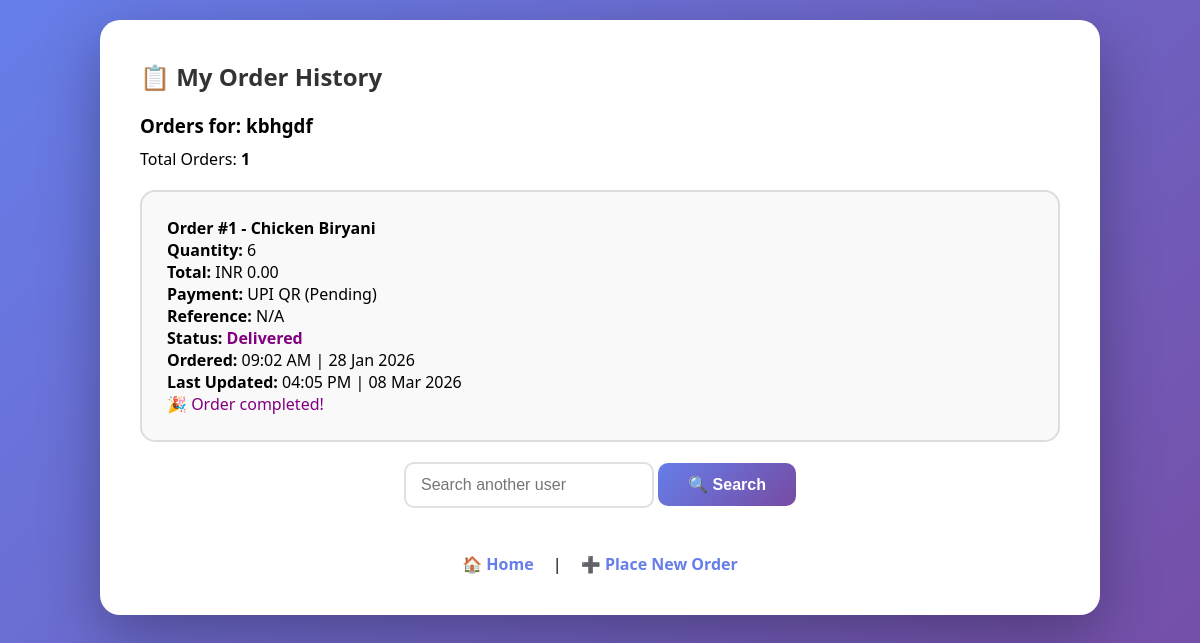
The page /my-orders?username=kbhgdf on the database as committed earlier.
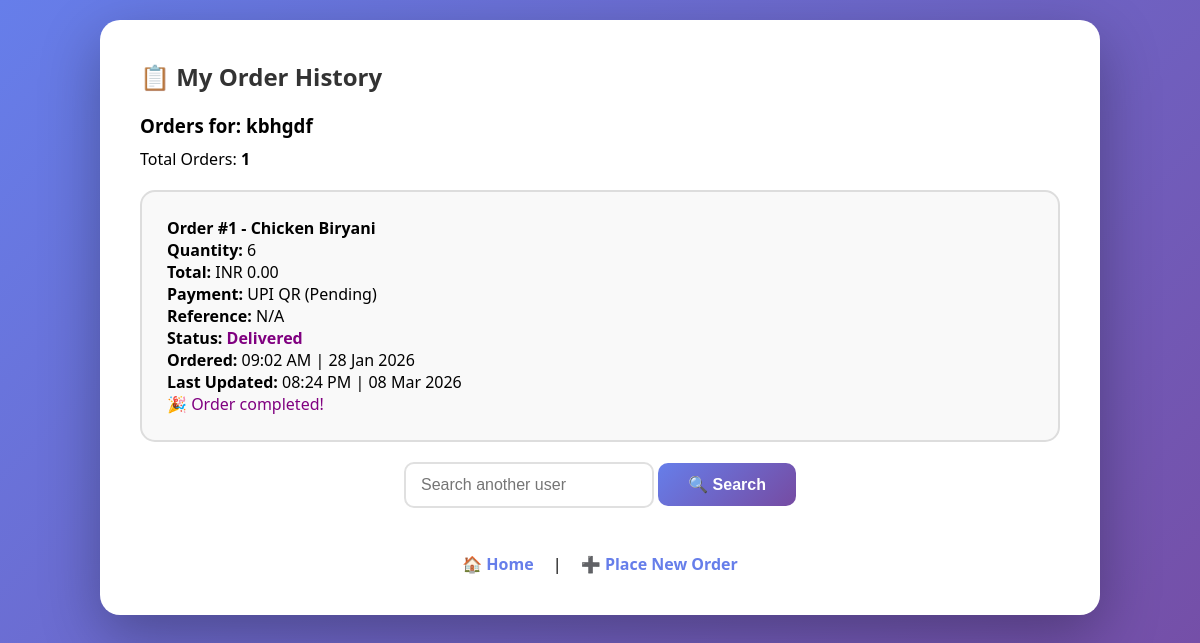
The same page on the database as committed later.
### tables this page shows
CREATE TABLE orders (
            id INTEGER PRIMARY KEY AUTOINCREMENT,
            username TEXT NOT NULL,
            menu TEXT NOT NULL,
            quantity INTEGER NOT NULL,
            time TEXT NOT NULL,
            status TEXT NOT NULL,
            status_time TEXT NOT NULL
        , total_price REAL NOT NULL DEFAULT 0, payment_method TEXT NOT NULL DEFAULT 'UPI QR', payment_status TEXT NOT NULL DEFAULT 'Pending', payment_reference TEXT NOT NULL DEFAULT '');

### app.py (the view)
@app.route("/my-orders", methods=["GET", "POST"])
def my_orders():
    user_orders = []
    username = request.form.get("username") if request.method == "POST" else request.args.get("username")
    if username:
        username = username.strip()
        conn = get_db_connection()
        user_orders = conn.execute(
            "SELECT * FROM orders WHERE username = ? ORDER BY id DESC",
            (username,),
        ).fetchall()
        conn.close()
    return render_template("my_orders.html", orders=user_orders, username=username)

### app.py (called while the page is built)
def get_db_connection():
    conn = sqlite3.connect(DATABASE)
    conn.row_factory = sqlite3.Row
    return conn

### templates/my_orders.html (shortened to what this page needs)
<!DOCTYPE html>
<html lang="en">
<head>
</head>
<body>
    <div class="container">
        <h2>📋 My Order History</h2>
        {% if username %}
            <h3>Orders for: <strong>{{ username }}</strong></h3>
            {% if orders %}
                <p style="margin: 10px 0;">Total Orders: <strong>{{ orders|length }}</strong></p>
                {% for order in orders %}
                    <div class="order-card">
                        <h4>Order #{{ order.id }} - {{ order.menu }}</h4>
                        <p><strong>Quantity:</strong> {{ order.quantity }}</p>
                        <p><strong>Total:</strong> INR {{ '%.2f'|format(order.total_price or 0) }}</p>
                        <p><strong>Payment:</strong> {{ order.payment_method }} ({{ order.payment_status }})</p>
                        <p><strong>Reference:</strong> {{ order.payment_reference or 'N/A' }}</p>
                        <p>
                            <strong>Status:</strong>
                            <span class="status-{{ order.status|lower }}">{{ order.status }}</span>
                        </p>
                        <p><strong>Ordered:</strong> {{ order.time }}</p>
                        <p><strong>Last Updated:</strong> {{ order.status_time }}</p>
                        {% if order.status == 'Pending' %}
                            <p style="color: orange;">⏳ Your order is waiting to be prepared</p>
                            <a href="{{ url_for('cancel_order', order_id=order.id) }}"
                               class="cancel-btn"
                               onclick="return confirm('Are you sure you want to cancel Order #{{ order.id }}?')">
                                🗑️ Cancel Order
                            </a>
                        {% elif order.status == 'Preparing' %}
                            <p style="color: blue;">👨‍🍳 Your order is being prepared</p>
                            <small style="color: gray;">⚠️ Cannot cancel - already in preparation</small>
                        {% elif order.status == 'Ready' %}
                            <p style="color: green;">✅ Your order is ready for pickup!</p>
                        {% elif order.status == 'Delivered' %}
                            <p style="color: purple;">🎉 Order completed!</p>
                        {% endif %}
                    </div>
                {% endfor %}
            {% else %}
                <p class="alert-error">No orders found for username: <strong>{{ username }}</strong></p>
                <p>You haven't placed any orders yet. <a href="{{ url_for('order') }}" style="color: #667eea; font-weight: 600;">Place your first order!</a></p>
            {% endif %}
            <div style="text-align: center; margin-top: 20px;">
                <form method="POST" action="{{ url_for('my_orders') }}" style="display: inline;">
                    <input type="text" name="username" placeholder="Search another user" style="display: inline-block; width: 250px;">
                    <button type="submit" style="display: inline-block;">🔍 Search</button>
                </form>
            </div>
        {% endif %}
        <div class="nav-links">
            <a href="/">🏠 Home</a> | <a href="{{ url_for('order') }}">➕ Place New Order</a>
        </div>
    </div>
</body>
</html>

Rows that differ between the two databases and show on the page:
changed orders "Chicken Biryani": status_time "04:05 PM | 08 Mar 2026" → "08:24 PM | 08 Mar 2026"
